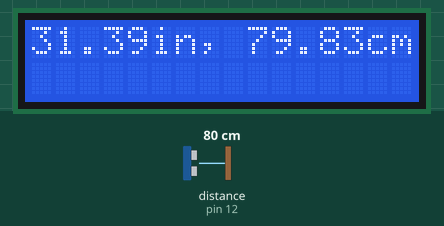
A sketch run on a simulated Arduino Uno, built with avr-gcc and run on an emulated ATmega328P. Parts: 16×2 character LCD. Wiring (inferred from the names in the program): ultrasonic range finder: trigger pin 11; echo pin 12. The test bench sets the inputs (shaded band); at power-on: distance to the obstacle (sensor on pin 12) 80 cm. The echo pulse lasts 58.3 µs per cm.

Above: at 1.2 s.
1.3 s: distance to the obstacle (sensor on pin 12) set to 120 cm
At 2.8 s:
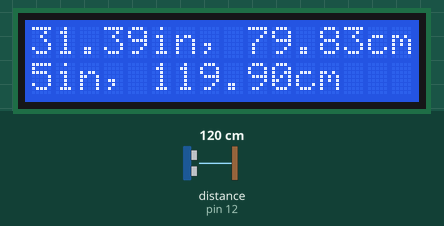
5.4 s: distance to the obstacle (sensor on pin 12) set to 299 cm
At 6.7 s:
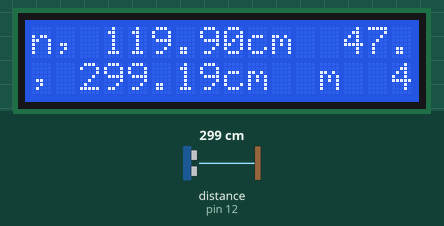
9.5 s: distance to the obstacle (sensor on pin 12) set to 18 cm
At 13.5 s:
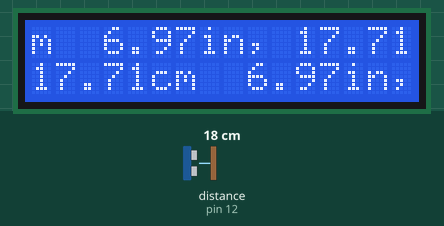
13.6 s: distance to the obstacle (sensor on pin 12) set to 2 cm
At 15.6 s:
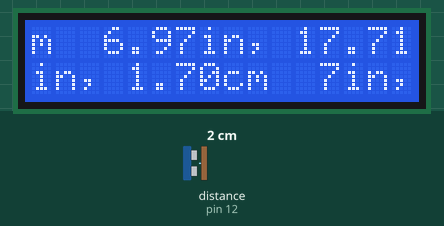
17.7 s: distance to the obstacle (sensor on pin 12) set to 250 cm
At 21.4 s:
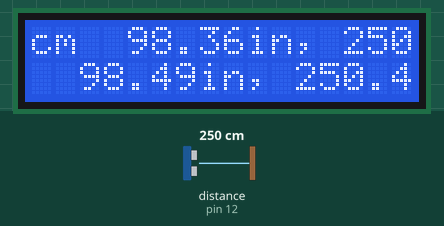
21.7 s: distance to the obstacle (sensor on pin 12) set to 4 cm
At 22.8 s:
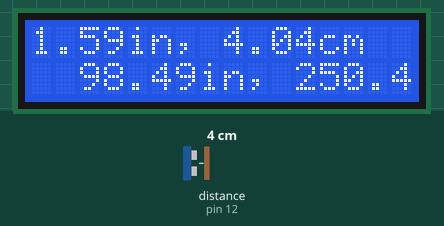
Timing chart, 0 to 24.7 s (numbered marks = the images above; inputs shaded):
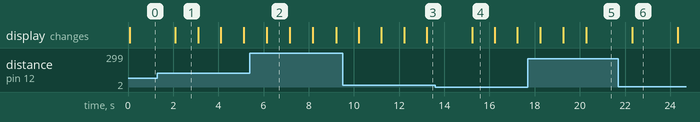

The sketch:

ultrasonic_with_lcd.ino
```cpp
#include<LiquidCrystal.h>
LiquidCrystal lcd(2,3,4,5,6,7);

int trigPin = 11;
int echoPin = 12;
float duration, cm, inches;

void setup() {

  Serial.begin (9600);
  lcd.begin(16,2);

  pinMode(trigPin, OUTPUT);
  pinMode(echoPin, INPUT);
}

void loop() {

  digitalWrite(trigPin, LOW);
  delayMicroseconds(5);
  digitalWrite(trigPin, HIGH);
  delayMicroseconds(10);
  digitalWrite(trigPin, LOW);


  pinMode(echoPin, INPUT);
  duration = pulseIn(echoPin, HIGH);

  // Convert the time into a distance
  cm = (duration/2) / 29.1;     // Divide by 29.1 or multiply by 0.0343
  inches = (duration/2) / 74;   // Divide by 74 or multiply by 0.0135

  lcd.print(inches);
  lcd.print("in, ");
  lcd.print(cm);
  lcd.print("cm");
  lcd.println();

  delay(1000);
}
```

Measured:
- after the input at 5.4 s, the display: changes after 0.74 s (image 2)
- after the input at 9.5 s, the display: first changes after 0.71 s (image 3 shows a later state)
- after the input at 13.6 s, the display: changes after 1.6 s (image 4)
- what the display in image 1 shows lasts 1.0 s, from 2.1 s to 3.1 s
